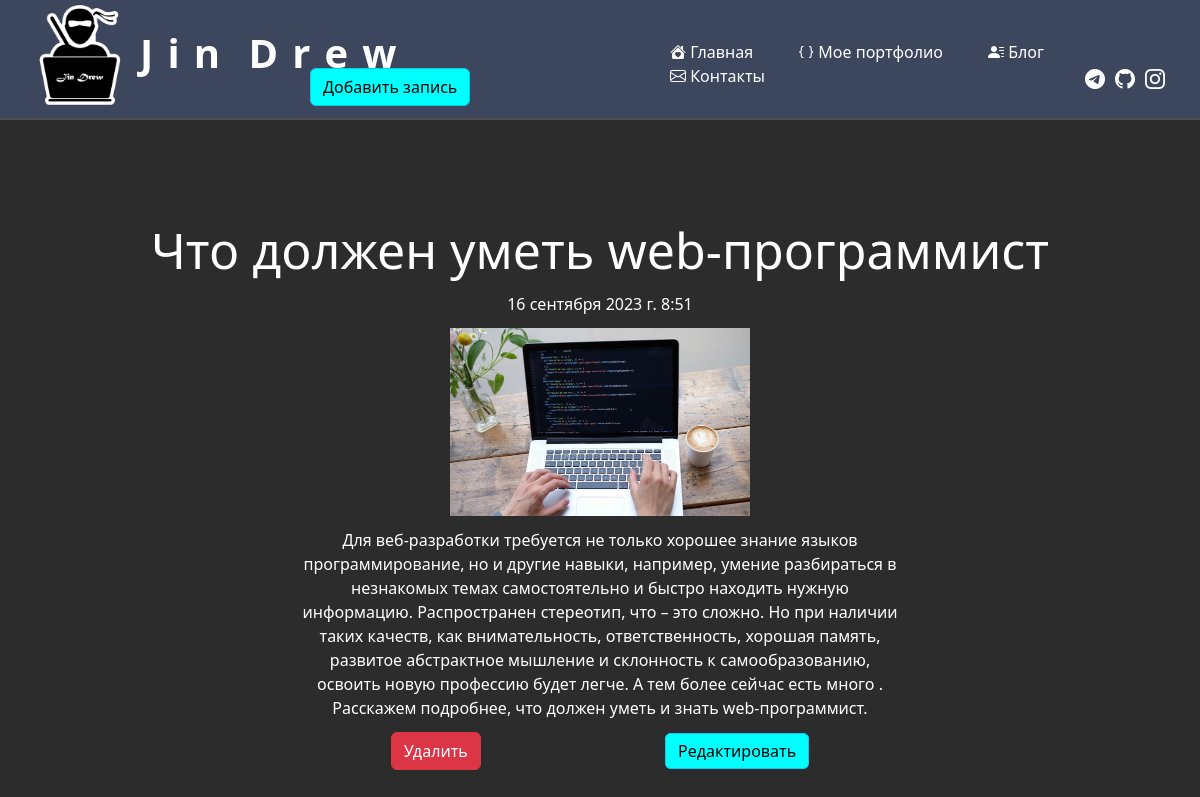
Screenshot of /news/7 with the database file from the repository.
### news/models.py (models this page shows, shortened)
class Articles(models.Model):
    title = models.CharField('Название', max_length=50)
    anons = models.CharField('Анонс', max_length=250)
    full_text = models.TextField('Статья')
    date = models.DateTimeField('Дата публикации')
    image = models.ImageField(default='news/image/no_image.jpg', upload_to='news/image/', blank=True)
    class Meta:
        verbose_name = 'Новость'
        verbose_name_plural = 'Новости'

### news/views.py (the view)
# urls.py: path('<int:pk>', views.NewsDetailView.as_view(), name='news-detail'),
class NewsDetailView(DetailView):
    model = Articles
    template_name = 'news/details_view.html'
    context_object_name = 'article'

### news/templates/news/details_view.html (shortened to what this page needs)
{% extends 'main/layout.html' %}
{% load static %}
{% block content %}
<div class="news_detail">
    <h1>{{ article.title }}</h1>
    <p>{{ article.date }}</p>
    {% if article.image %}
    <img src="{{ article.image.url }}" width="300px">
    {% else %}
    <p><img src="media/news/image/no_image.jpg" width="200px"></p>
    {% endif %}
    <p>{{ article.full_text }}</p>
    <a href="{% url 'news-delete' article.id %}" class="btn btn-danger">Удалить</a>
    <a href="{% url 'news-update' article.id %}" class="btn btn-info">Редактировать</a>
</div>
{% endblock %}

### main/static/main/css/main.css (style rules this page uses)
body { background: #2c2c2c; }
a { text-decoration: none; Font-style: normal; }
p { Font-style: normal; }
.btn-info { margin-left: 180px; margin-top: -30px; display: inline; background: #00FFFF; }
main .news_detail { float: none; color: #fff; margin-top: 100px; text-align: center; width: 100%; Font-style: normal; }
main .news_detail h1 { font-size: 50px; }
main .news_detail p { max-width: 50%; margin: 1% auto; }

### rows the page displays
Articles: title "Что должен уметь web-программист", date "16 сентября 2023 г. 8:51", image (picture), full_text "Для веб-разработки требуется не только хорошее знание языков программирование, но и другие навыки, например, умение разбираться в незнакомых темах самостоятельно и быстро находить нужную информацию. Распространен стереотип, что – это сложно. Но при наличии таких качеств, как внимательность, ответственность, хорошая память, развитое абстрактное мышление и склонность к самообразованию, освоить новую профессию будет легче. А тем более сейчас есть много . Расскажем подробнее, что должен уметь и знать web-программист."
